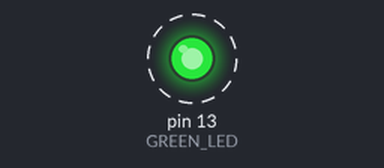
The sketch below on a simulated Arduino Mega 2560, built with avr-gcc and run on an emulated ATmega2560. Parts: output pins drawn as LEDs (lit = HIGH). Dashed ring = blinking. What the sketch prints to the serial monitor is not drawn.

Above: at 0.5 s.
Timing chart, 0 to 4.6 s (numbered marks = the images above):
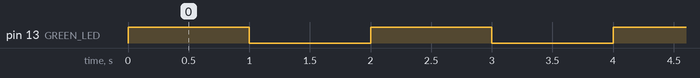

Measured:
- by itself, pin 13 (GREEN_LED): alternates HIGH for 1.0 s and LOW for 1.0 s

The sketch:

TestBlinky.ino
```cpp
#define GREEN_LED 13

void setup()
{
	Serial.begin(9600);
	pinMode(GREEN_LED, OUTPUT);
}

void loop()
{
	Serial.println(F("I am from new mega"));
	digitalWrite(GREEN_LED, HIGH);
	delay(1000);
	digitalWrite(GREEN_LED, LOW);
	delay(1000);
	Serial.println(F("Testing End"));
}
```
